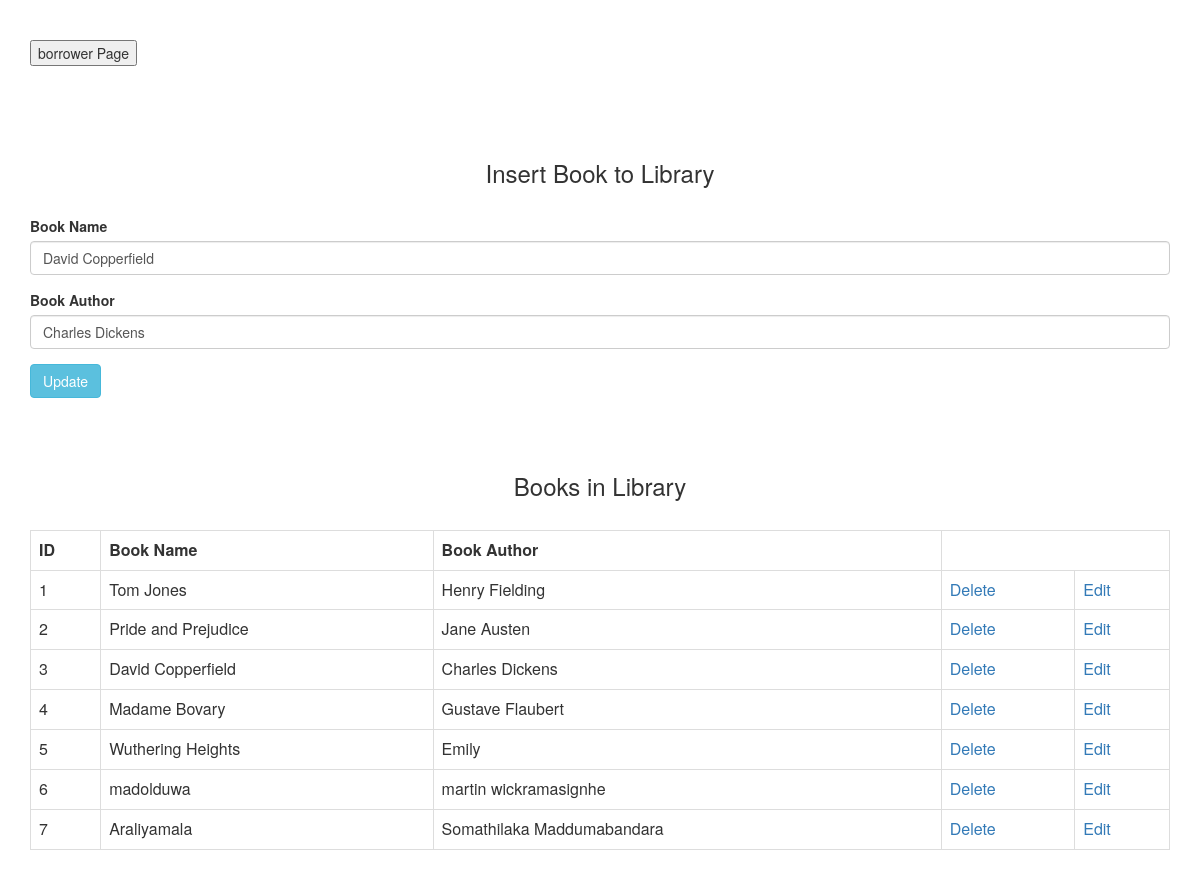
The app's page /main/update_data/3 with its own data.
### tables this page shows
CREATE TABLE IF NOT EXISTS `books` (
  `book_id` int(20) NOT NULL AUTO_INCREMENT,
  `book_name` varchar(100) NOT NULL,
  `book_author` varchar(100) NOT NULL,
  PRIMARY KEY (`book_id`)
);

### application/controllers/main.php (called while the page is built, shortened)
<?php
class Main extends CI_Controller {
    public function update_data(){
        $user_id = $this->uri->segment(3);
        $this->load->model("main_model");
        $data["user_data"] = $this->main_model->fetch_single_data($user_id);
        $data["fetch_data"] = $this->main_model->fetch_data();
        $this->load->view("main_view", $data);
    }
}

### index.php (called while the page is built, shortened)
<?php
require_once BASEPATH.'core/CodeIgniter.php';

### application/models/main_model.php (called while the page is built, shortened)
<?php
class Main_model extends CI_Model
{
    function fetch_data()
    {
        $this->db->select("*");
        $this->db->from("books");
        $query = $this->db->get();
        return $query;
    }
    function fetch_single_data($id)
    {
        $this->db->where("book_id", $id);
        $query = $this->db->get("books");
        return $query;
    }
}

### application/views/main_view.php (the view, shortened to what this page needs)
<html>
<head>
    <link rel="stylesheet" type="text/css" href="<?php echo base_url();?>css/bootstrap.min.css">
</head>
<body>
<div class="container">
    <br/><br/>
    <form method="post" action="<?php echo base_url();?>main/index">
        <input type="submit" name="btn_for_borower_page" value="borrower Page">
    </form>
    <br/><br/><br/>
    <h3 align="center">Insert Book to Library</h3><br/>
    <form method="post" action="<?php echo base_url()?>main/form_validation">
        <?php
        if(isset($user_data))
        {
            foreach ($user_data->result() as $row) {
                ?>
                <div class="form-group">
                    <label>Book Name</label>
                    <input type="text" name="book_name" value="<?php echo $row->book_name; ?>" class="form-control">
                </div>
                <div class="form-group">
                    <label>Book Author</label>
                    <input type="text" name="book_author" value="<?php echo $row->book_author?>" class="form-control">
                </div>
                <div class="form-group">
                    <input type="submit" name="update" value="Update" class="btn btn-info">
                </div>
                <?php
            }
        }
        ?>
    </form>
    <br/><br/>
    <h3 align="center">Books in Library</h3><br/>
    <div class="table-responsive">
        <table class="table table-bordered">
            <tr>
                <th>ID</th>
                <th>Book Name</th>
                <th>Book Author</th>
            </tr>
            <?php
            if($fetch_data->num_rows()>0)
            {
                foreach ($fetch_data->result()as $row)
                {
                    ?>
                    <tr>
                        <td><?php echo $row->book_id?></td>
                        <td><?php echo $row->book_name?></td>
                        <td><?php echo $row->book_author?></td>
                        <td><a href="#" class="delete_data" id="<?php echo $row->book_id?>">Delete</a> </td>
                        <td><a href="<?php echo base_url();?>main/update_data/<?php echo $row->book_id ?>">Edit</a> </td>
                    </tr>
                    <?php
                }
            }
            else{
                ?>
                <tr>
                    <td colspan="3">No Data Found</td>
                </tr>
                <?php
            }
            ?>
        </table>
    </div>
</div>
</body>
</html>

### records on screen
books: book_name "David Copperfield", book_author "Charles Dickens", book_id "3"
books: book_id "1", book_name "Tom Jones", book_author "Henry Fielding"
books: book_id "2", book_name "Pride and Prejudice", book_author "Jane Austen"
books: book_id "4", book_name "Madame Bovary", book_author "Gustave Flaubert"
books: book_id "5", book_name "Wuthering Heights", book_author "Emily"
books: book_id "6", book_name "madolduwa", book_author "martin wickramasignhe"
books: book_id "7", book_name "Araliyamala", book_author "Somathilaka Maddumabandara"
